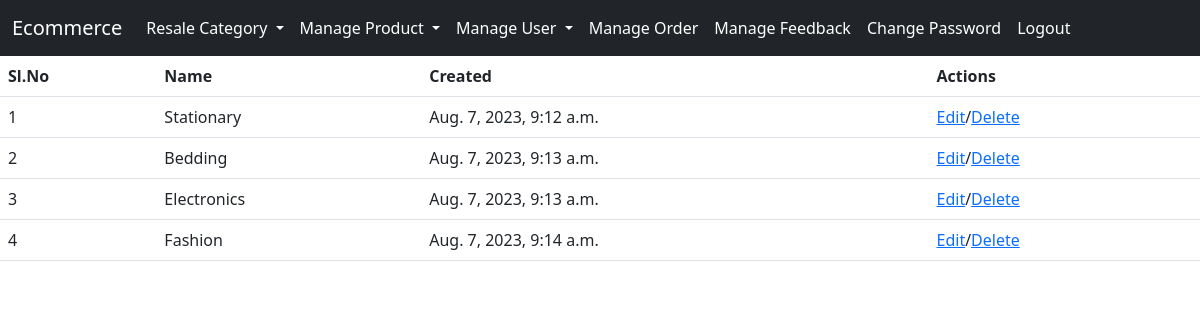
/view_category/ (signed in), run on an earlier commit of the app's database.
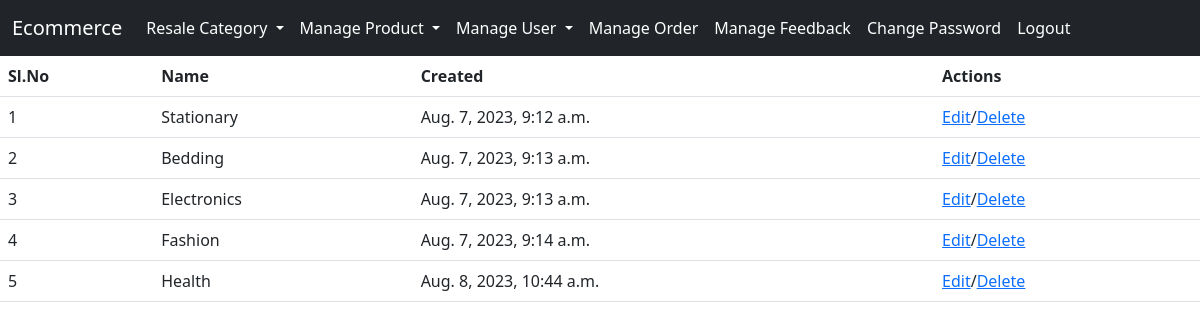
And on a later commit of the database.
### ecommerceapp/models.py (models this page shows, shortened)
class Category(models.Model):
    name=models.CharField(max_length=100, null=True, blank=True)
    created=models.DateTimeField(auto_now_add=True)

### ecommerceapp/views.py (the view)
# urls.py: path('view_category/', view_category, name="view_category"),
def view_category(request):
    if not request.user.is_staff:
        return redirect("admin_login")
    category=Category.objects.all()
    if not request.user.is_staff:
        return redirect("admin_login")
    return render(request, "view_category.html", locals())

### ecommerceapp/templates/view_category.html
{% extends 'admin_base.html' %}
{% block main %}
<table class="table">
    <thead>
        <tr>
            <th>Sl.No</th>
            <th>Name</th>
            <th>Created</th>
            <th>Actions</th>
        </tr>
    </thead>
    <tbody>
        {% for i in category %}
        <tr>
            <td>{{forloop.counter}}</td>
            <td>{{i.name}}</td>
            <td>{{i.created}}</td>
            <td><a href="{% url 'edit_category' i.pk %}">Edit</a>/<a href="/delete_category/{{i.id}}/"
                    onclick="return confirm('Are You Sure?')">Delete</a></td>
        </tr>
        {% endfor %}
    </tbody>
</table>
{% endblock %}

What changed in the data, as far as the page shows it:
added Category: name "Health", created "Aug. 8, 2023, 10:44 a.m."
